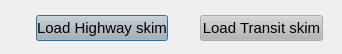
<?xml version="1.0" encoding="UTF-8"?>
<ui version="4.0">
 <class>data_viewer</class>
 <widget class="QDialog" name="data_viewer">
  <property name="windowModality">
   <enum>Qt::NonModal</enum>
  </property>
  <property name="geometry">
   <rect>
    <x>0</x>
    <y>0</y>
    <width>342</width>
    <height>54</height>
   </rect>
  </property>
  <property name="maximumSize">
   <size>
    <width>5000</width>
    <height>4000</height>
   </size>
  </property>
  <property name="font">
   <font>
    <pointsize>11</pointsize>
   </font>
  </property>
  <property name="windowTitle">
   <string>Data viewer</string>
  </property>
  <property name="windowIcon">
   <iconset>
    <normaloff>../icon.png</normaloff>../icon.png</iconset>
  </property>
  <property name="modal">
   <bool>false</bool>
  </property>
  <widget class="QPushButton" name="but_load_traffic">
   <property name="geometry">
    <rect>
     <x>36</x>
     <y>15</y>
     <width>132</width>
     <height>26</height>
    </rect>
   </property>
   <property name="palette">
    <palette>
     <active>
      <colorrole role="Button">
       <brush brushstyle="SolidPattern">
        <color alpha="255">
         <red>180</red>
         <green>180</green>
         <blue>180</blue>
        </color>
       </brush>
      </colorrole>
     </active>
     <inactive>
      <colorrole role="Button">
       <brush brushstyle="SolidPattern">
        <color alpha="255">
         <red>180</red>
         <green>180</green>
         <blue>180</blue>
        </color>
       </brush>
      </colorrole>
     </inactive>
     <disabled>
      <colorrole role="Button">
       <brush brushstyle="SolidPattern">
        <color alpha="255">
         <red>180</red>
         <green>180</green>
         <blue>180</blue>
        </color>
       </brush>
      </colorrole>
     </disabled>
    </palette>
   </property>
   <property name="text">
    <string>Load Highway skim</string>
   </property>
  </widget>
  <widget class="QPushButton" name="but_load_transit">
   <property name="geometry">
    <rect>
     <x>200</x>
     <y>15</y>
     <width>123</width>
     <height>26</height>
    </rect>
   </property>
   <property name="palette">
    <palette>
     <active>
      <colorrole role="Button">
       <brush brushstyle="SolidPattern">
        <color alpha="255">
         <red>180</red>
         <green>180</green>
         <blue>180</blue>
        </color>
       </brush>
      </colorrole>
     </active>
     <inactive>
      <colorrole role="Button">
       <brush brushstyle="SolidPattern">
        <color alpha="255">
         <red>180</red>
         <green>180</green>
         <blue>180</blue>
        </color>
       </brush>
      </colorrole>
     </inactive>
     <disabled>
      <colorrole role="Button">
       <brush brushstyle="SolidPattern">
        <color alpha="255">
         <red>180</red>
         <green>180</green>
         <blue>180</blue>
        </color>
       </brush>
      </colorrole>
     </disabled>
    </palette>
   </property>
   <property name="text">
    <string>Load Transit skim</string>
   </property>
  </widget>
 </widget>
 <resources/>
 <connections/>
</ui>
